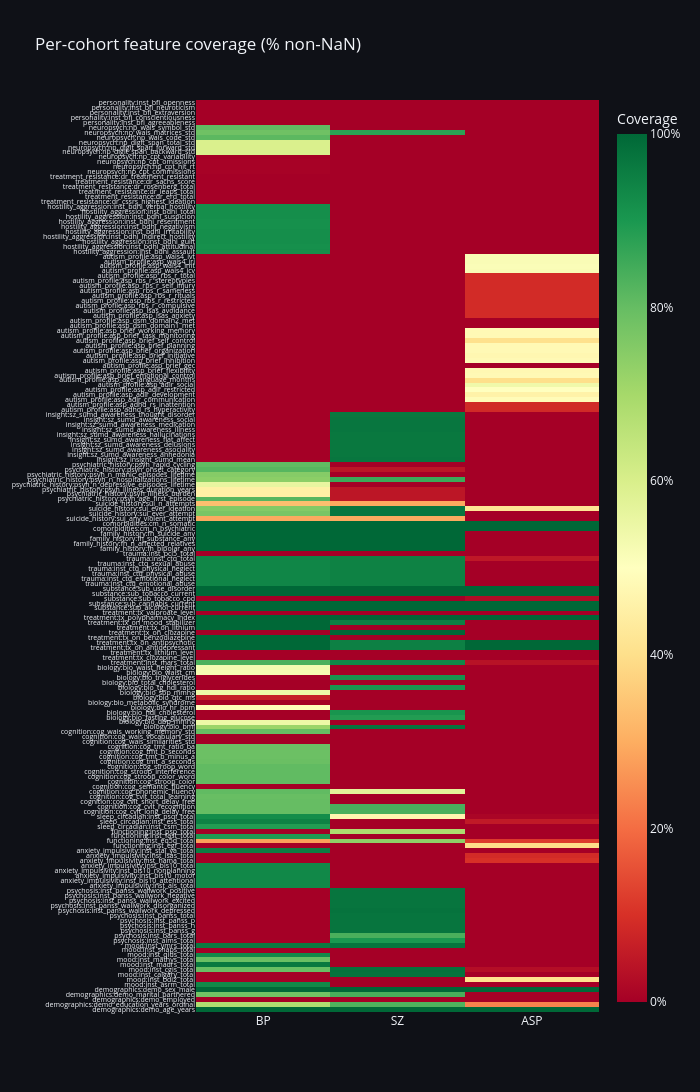

Source (notebook cell):
### Markdown cell above
## 2. Per-cohort feature coverage heatmap

Shows % non-NaN for each feature in each cohort. Features grouped by block, cohorts as columns.
Identifies which new subscales have usable coverage and which are sparse.

### Code cell
# Compute per-cohort coverage
coverage = pd.DataFrame(
    {c: ds.X.loc[cohort == c].notna().mean() for c in ('bp', 'sz', 'asp')}
)

# Order features by block
block_order = [b.id for b in schema.blocks]
feat_blocks = {f.id: f.block for f in schema.features}
feat_order = sorted(coverage.index, key=lambda f: (block_order.index(feat_blocks.get(f, block_order[-1])), f))
coverage = coverage.loc[feat_order]

# Add block annotations
block_labels = [feat_blocks.get(f, '?') for f in feat_order]

fig = go.Figure(data=go.Heatmap(
    z=coverage.values,
    x=['BP', 'SZ', 'ASP'],
    y=[f'{feat_blocks.get(f, "?")}:{f}' for f in feat_order],
    colorscale='RdYlGn',
    zmin=0, zmax=1,
    colorbar=dict(title='Coverage', tickformat='.0%'),
    hovertemplate='%{y}<br>%{x}: %{z:.1%}<extra></extra>',
))
fig.update_layout(
    title='Per-cohort feature coverage (% non-NaN)',
    height=max(400, len(feat_order) * 14),
    width=700,
    yaxis=dict(dtick=1, tickfont=dict(size=7)),
    **DARK,
)
fig.write_image(str(OUT / 'fig01_coverage_heatmap.png'), width=700, height=max(400, len(feat_order) * 14), scale=SCALE)
fig.show()

### Figure 1 — Plotly figure (JSON) as saved in the notebook; plotly's stock layout.template omitted (floating-point values rounded to 4 significant figures; data arrays with more than 128 entries replaced by an {"elided": "..."} marker saying what was removed)
{"data": [{"colorbar": {"tickformat": ".0%", "title": {"text": "Coverage"}}, "colorscale": [[0, "rgb(165,0,38)"], [0.1, "rgb(215,48,39)"], [0.2, "rgb(244,109,67)"], [0.3, "rgb(253,174,97)"], [0.4, "rgb(254,224,139)"], [0.5, "rgb(255,255,191)"], [0.6, "rgb(217,239,139)"], [0.7, "rgb(166,217,106)"], [0.8, "rgb(102,189,99)"], [0.9, "rgb(26,152,80)"], [1, "rgb(0,104,55)"]], "hovertemplate": "%{y}<br>%{x}: %{z:.1%}<extra></extra>", "type": "heatmap", "x": ["BP", "SZ", "ASP"], "y": {"elided": "184 str values"}, "z": {"elided": "184x3 float values"}, "zmax": 1, "zmin": 0}], "layout": {"height": 2576, "paper_bgcolor": "#0f1117", "plot_bgcolor": "#1a1d27", "title": {"text": "Per-cohort feature coverage (% non-NaN)"}, "width": 700, "yaxis": {"dtick": 1, "tickfont": {"size": 7}}}}
